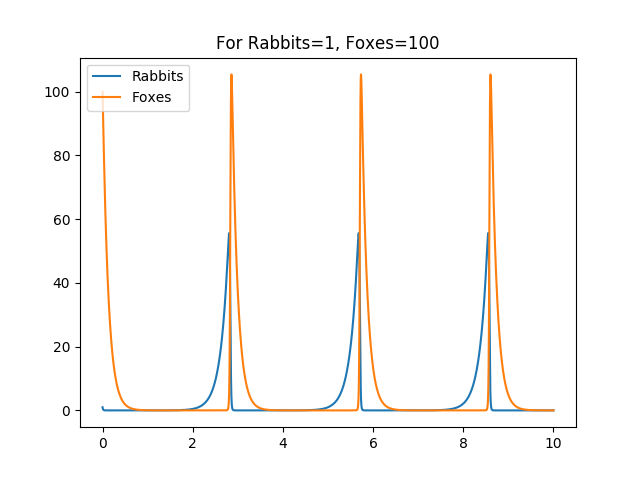

The script that drew this image:
from integrationFunctions import *
import matplotlib.pyplot as plt
import numpy as np
def f(t,z):
	a=6;b=1;c=2;d=8
	y1 = float(z[0])
	y2 = float(z[1])
	return np.array([[a*y1-b*y1*y2], [c*y1*y2-d*y2]])

a=0; b=10; h=0.001

print "rabbit, fox -> after 0.1 time units"

print "\n(i) small(1), large(100)"
ya = np.array([[1], [100]])
yn, plotmat1, plotmat2 = plotWithRungeKutta(f,a,b,h,ya)
print yn
temp = np.arange(a,b,h)
plt.plot(temp,plotmat1, label = "Rabbits")
plt.plot(temp,plotmat2, label = "Foxes")
plt.legend( loc='upper left', numpoints = 1 )
plt.title("For Rabbits=1, Foxes=100")
plt.show()



print "\n(ii) small(1), small(1)"
ya = np.array([[1], [1]])
yn, plotmat1, plotmat2 = plotWithRungeKutta(f,a,b,h,ya)
print yn
plt.plot(plotmat1, plotmat2)
plt.legend( loc='upper left', numpoints = 1 )
plt.title("Phase space for Rabbits=1, Foxes=1")
plt.show()

print "\n(iii) large(100), small(1)"
ya = np.array([[100], [1]])
yn, plotmat1, plotmat2 = plotWithRungeKutta(f,a,b,h,ya)
print yn

print "\n(iv) large(100), large(100)"
ya = np.array([[100], [100]])
yn, plotmat1, plotmat2 = plotWithRungeKutta(f,a,b,h,ya)
print yn
